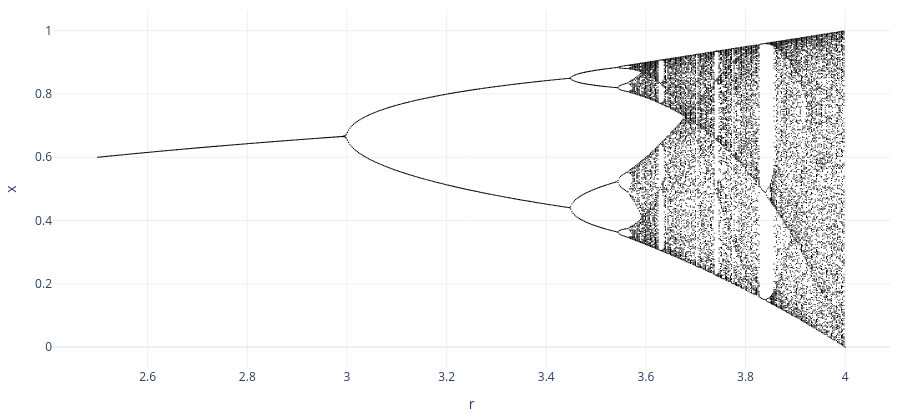
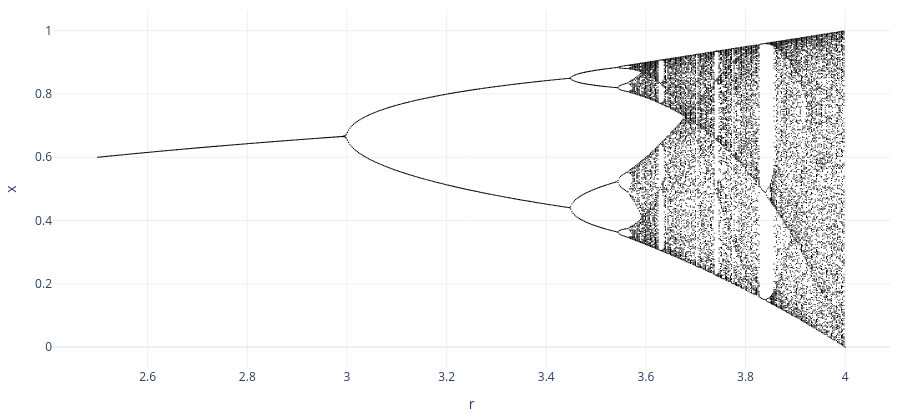

The cell these charts' notebook holds for them, in order:
### Markdown cell above
**The orbit diagram**: for each `r`, the last 150 of 650 iterates.

### Code cell
import numpy as np
P, X = orbit_diagram(mb, "r", np.linspace(2.5, 4, 600), "x", transient=500, keep=150)
show_figure(go.Figure(go.Scattergl(x=P, y=X, mode="markers", marker=dict(size=1, color="black"))),
            xaxis_title="r", yaxis_title="x", height=420)

### Figure 1 — Plotly figure (JSON) as saved in the notebook; plotly's stock layout.template omitted (floating-point values rounded to 4 significant figures; data arrays with more than 128 entries replaced by an {"elided": "..."} marker saying what was removed)
{"data": [{"marker": {"color": "black", "size": 1}, "mode": "markers", "type": "scattergl", "x": {"elided": "90600 float values"}, "y": {"elided": "90600 float values"}}], "layout": {"height": 420, "margin": {"b": 40, "l": 50, "r": 10, "t": 10}, "paper_bgcolor": "white", "plot_bgcolor": "white", "xaxis": {"title": {"text": "r"}}, "yaxis": {"title": {"text": "x"}}}}

### Figure 2 — Plotly figure (JSON) as saved in the notebook; plotly's stock layout.template omitted (floating-point values rounded to 4 significant figures; data arrays with more than 128 entries replaced by an {"elided": "..."} marker saying what was removed)
{"data": [{"marker": {"color": "black", "size": 1}, "mode": "markers", "type": "scattergl", "x": {"elided": "90600 float values"}, "y": {"elided": "90600 float values"}}], "layout": {"height": 420, "margin": {"b": 40, "l": 50, "r": 10, "t": 10}, "paper_bgcolor": "white", "plot_bgcolor": "white", "xaxis": {"title": {"text": "r"}}, "yaxis": {"title": {"text": "x"}}}}
